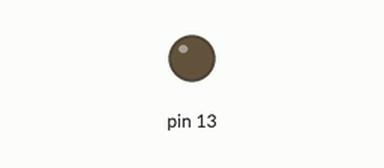
Bench run of a sketch on a simulated Arduino Uno, built with avr-gcc and run on an emulated ATmega328P. Parts: output pins drawn as LEDs (lit = HIGH).

Above: at 0.1 s.
At 5.1 s:
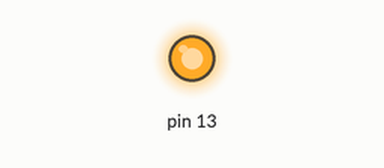
Timing chart, 0 to 6.6 s (numbered marks = the images above):
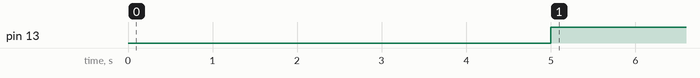

Measured:
- by itself, pin 13: LOW → HIGH at 5.0 s

The sketch:

variable-partagee.ino
```cpp
#include <TimerOne.h>

volatile int gVariablePartagee = 0 ;

void setup() {
  Timer1.initialize (1000) ; // 1ms
  Timer1.attachInterrupt (isr);
  pinMode (13, OUTPUT) ;
  while (gVariablePartagee < 5000) { }
}

void isr () {
  gVariablePartagee ++ ;
}

void loop() {
  digitalWrite (13, HIGH) ;
}
```
